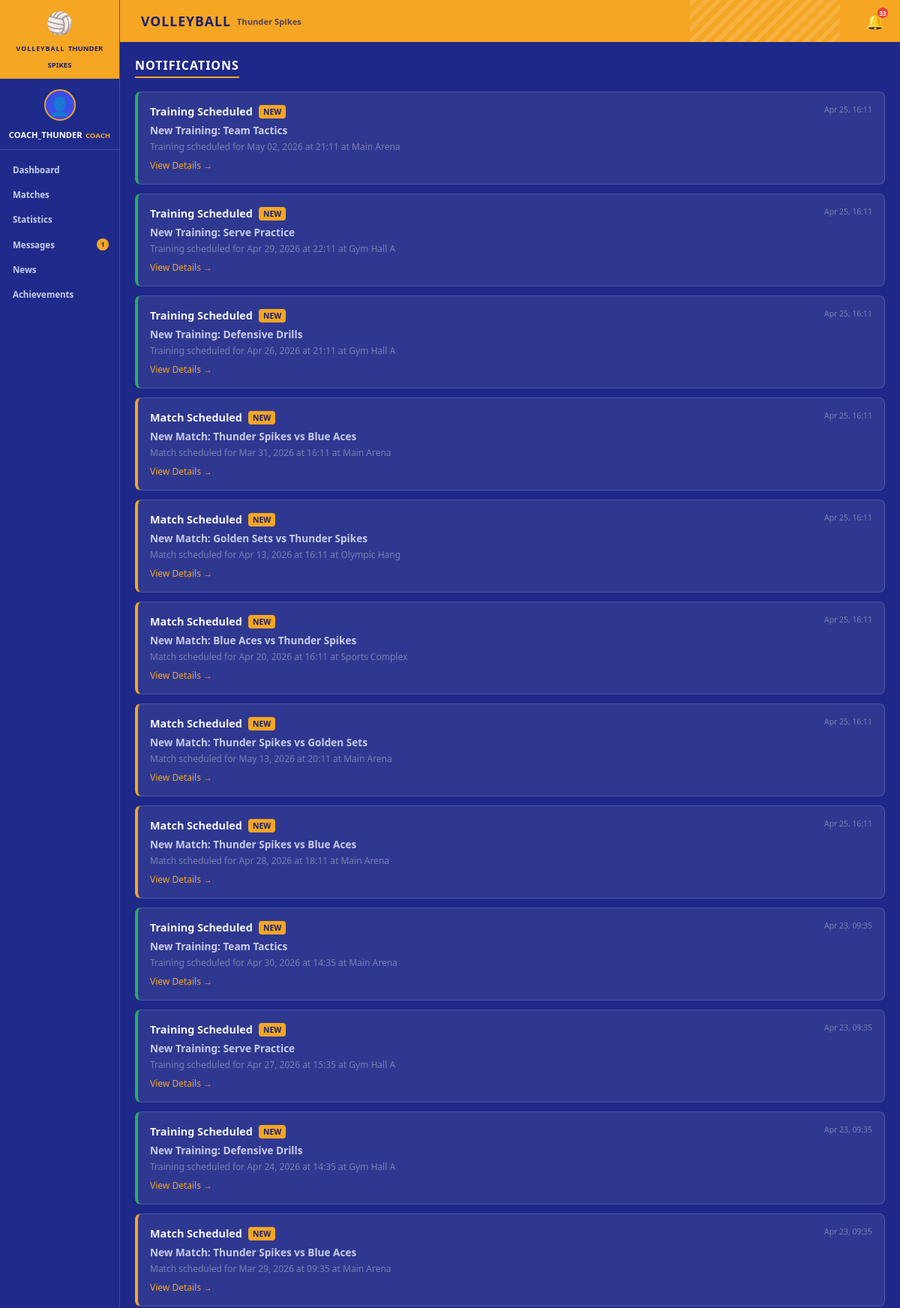
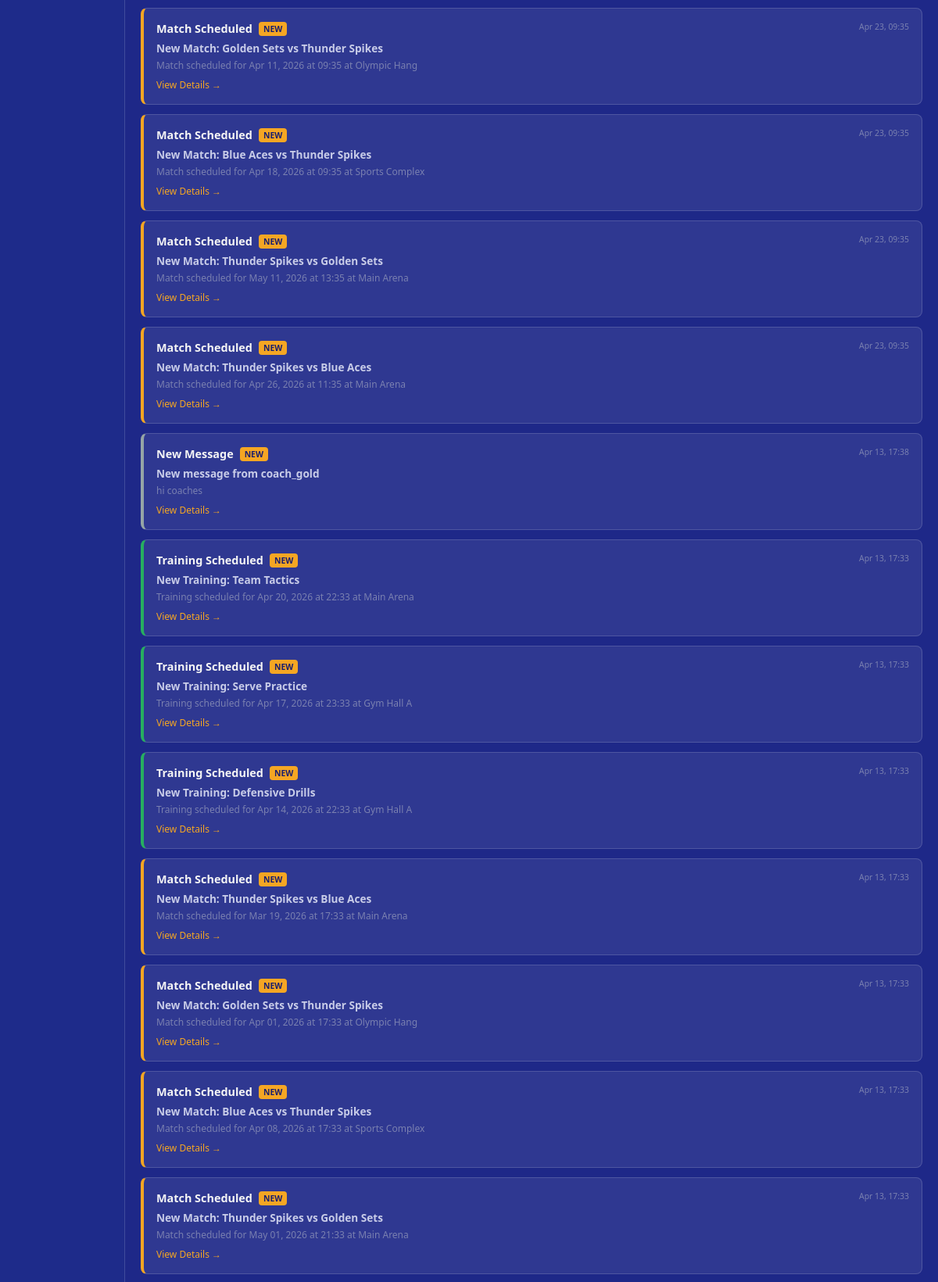
The app's page /notifications/ (signed in, upper part) with its own data (2 pictures, top to bottom).
### scheduling/models.py (models this page shows, shortened)
class UserProfile(models.Model):
    ROLE_CHOICES = [
        ('player', 'Player'),
        ('captain', 'Captain'),
        ('coach', 'Coach'),
        ('parent', 'Parent'),
        ('manager', 'Manager'),
    ]
    user = models.OneToOneField(User, on_delete=models.CASCADE, related_name='profile')
    role = models.CharField(max_length=20, choices=ROLE_CHOICES, default='player')
    team = models.ForeignKey(Team, on_delete=models.SET_NULL, null=True, blank=True, related_name='members')
    avatar = models.ImageField(upload_to='avatars/', null=True, blank=True)

class Team(models.Model):
    name = models.CharField(max_length=100)
    created_at = models.DateTimeField(auto_now_add=True)

### messaging/models.py (models this page shows, shortened)
class Notification(models.Model):
    TYPE_CHOICES = [
        ('message',     'New Message'),
        ('match',       'Match Scheduled'),
        ('training',    'Training Scheduled'),
        ('announcement','Announcement'),
        ('system',      'System'),
    ]
    user       = models.ForeignKey(User, on_delete=models.CASCADE, related_name='notifications')
    type       = models.CharField(max_length=20, choices=TYPE_CHOICES, default='system')
    title      = models.CharField(max_length=200)
    body       = models.TextField(blank=True)
    is_read    = models.BooleanField(default=False)
    link       = models.CharField(max_length=200, blank=True)  # URL to navigate to
    created_at = models.DateTimeField(auto_now_add=True)
    class Meta:
        ordering = ['-created_at']

### volleyball_project/views.py (the view)
# urls.py: path('notifications/',                   views.notifications_view,     name='notifications'),
@login_required
def notifications(request):
    user = request.user
    user_notifications = Notification.objects.filter(user=user).order_by('-created_at')[:50]
    context = {
        'active_page': 'notifications',
        'notifications': user_notifications,
    }
    return render(request, 'notifications.html', context)

### volleyball_project/templates/notifications.html (shortened to what this page needs)
{% extends 'base.html' %}
{% block page_title %}VOLLEYBALL{% endblock %}
{% block page_subtitle %}{{ request.user.profile.team.name|default:"TEAM NAME" }}{% endblock %}
{% block content %}
<div class="section-header"><h2 class="section-title">NOTIFICATIONS</h2></div>
{% if notifications %}
<div style="display:flex; flex-direction:column; gap:12px;">
    {% for notif in notifications %}
    <div style="background:rgba(255,255,255,0.08); border-radius:8px; padding:16px; border:1px solid rgba(255,255,255,0.15); border-left:4px solid {% if notif.type == 'match' %}#f5a623{% elif notif.type == 'training' %}#27ae60{% elif notif.type == 'announcement' %}#3498db{% else %}#95a5a6{% endif %}; cursor:pointer; transition:all 0.2s;" onmouseover="this.style.background='rgba(255,255,255,0.12)'" onmouseout="this.style.background='rgba(255,255,255,0.08)'">
        <div style="display:flex; justify-content:space-between; align-items:start;">
            <div style="flex:1;">
                <div style="display:flex; align-items:center; gap:8px; margin-bottom:6px;">
                    <span style="font-weight:700; font-size:0.9rem; color:#f5f5f5;">{{ notif.get_type_display }}</span>
                    {% if not notif.is_read %}
                    <span style="background:#f5a623; color:#1a1f6e; border-radius:4px; font-size:0.65rem; font-weight:700; padding:2px 6px;">NEW</span>
                    {% endif %}
                </div>
                <div style="font-size:0.85rem; font-weight:600; color:#c8cce8;">{{ notif.title }}</div>
                <div style="font-size:0.75rem; color:#7a80b0; margin-top:4px;">{{ notif.body }}</div>
            </div>
            <div style="font-size:0.65rem; color:#7a80b0; margin-left:12px;">{{ notif.created_at|date:"M d, H:i" }}</div>
        </div>
        {% if notif.link %}
        <a href="{{ notif.link }}" style="display:block; margin-top:8px; font-size:0.75rem; color:#f5a623; text-decoration:none;">View Details →</a>
        {% endif %}
    </div>
    {% endfor %}
</div>
{% else %}
<div style="background:rgba(255,255,255,0.08); border-radius:10px; padding:40px; border:1px solid rgba(255,255,255,0.15); text-align:center; color:#7a80b0; font-size:0.8rem;">
    🔔 No notifications yet. You'll see updates here when new matches, trainings, or announcements are created.
</div>
{% endif %}
{% endblock %}

### volleyball_project/templates/base.html (shortened to what this page needs)
<!DOCTYPE html>
<html lang="en">
<head>
    {% load static %}
    <link rel="stylesheet" href="{% static 'css/volleyball.css' %}">
</head>
<body>
    <div class="app-layout">
        <aside class="sidebar">
            <div class="sidebar-header">
                <div class="team-logo">
                    <div class="volleyball-icon">🏐</div>
                    <div class="team-info">
                        <span class="team-label">VOLLEYBALL</span>
                        <span class="team-name">{{ request.user.profile.team.name|default:"TEAM NAME" }}</span>
                    </div>
                </div>
            </div>
            <div class="user-profile">
                <div class="avatar">
                    {% if request.user.profile.avatar %}
                        <img src="{{ request.user.profile.avatar.url }}" alt="avatar">
                    {% else %}
                        <div class="avatar-placeholder">👤</div>
                    {% endif %}
                </div>
                <div class="user-details">
                    <span class="username">{{ request.user.username }}</span>
                    <span class="user-role">{{ request.user.profile.get_role_display|default:"Player"|upper }}</span>
                </div>
            </div>
            <nav class="sidebar-nav">
                <a href="{% url 'dashboard' %}" class="nav-item {% if active_page == 'dashboard' %}active{% endif %}">
                    Dashboard
                </a>
                <a href="{% url 'matches' %}" class="nav-item {% if active_page == 'matches' %}active{% endif %}">
                    Matches
                </a>
                <a href="{% url 'statistics' %}" class="nav-item {% if active_page == 'statistics' %}active{% endif %}">
                    Statistics
                </a>
                <a href="{% url 'messages' %}" class="nav-item {% if active_page == 'messages' %}active{% endif %}" style="display:flex; justify-content:space-between; align-items:center;">
                    Messages
                    <span id="msg-badge" style="display:none; background:#f5a623; color:#1a1f6e; border-radius:50%; width:16px; height:16px; font-size:0.55rem; font-weight:900; align-items:center; justify-content:center;"></span>
                </a>
                <a href="{% url 'news' %}" class="nav-item {% if active_page == 'news' %}active{% endif %}">
                    News
                </a>
                <a href="{% url 'achievements' %}" class="nav-item {% if active_page == 'achievements' %}active{% endif %}">
                    Achievements
                </a>
            </nav>
        </aside>
        <main class="main-content">
            <header class="top-header">
                <div class="header-title">
                    <h1>{% block page_title %}VOLLEYBALL{% endblock %}</h1>
                    <span class="header-subtitle">{% block page_subtitle %}{% endblock %}</span>
                </div>
                <div class="header-actions">
                    <a href="{% url 'notifications' %}" class="bell-btn" title="Notifications" style="position:relative;">
                        🔔
                        <span id="notif-badge" style="display:none; position:absolute; top:-4px; right:-4px; background:#e84040; color:#fff; border-radius:50%; width:14px; height:14px; font-size:0.5rem; font-weight:900; align-items:center; justify-content:center;"></span>
                    </a>
                </div>
            </header>
            <div class="page-body">
                {% block content %}{% endblock %}
            </div>
        </main>
    </div>
</body>
</html>

### volleyball_project/static/css/volleyball.css (style rules this page uses)
:root { --blue-dark: #1a1f6e; --blue-mid: #2a35c9; --blue-light: #3b4de8; --blue-sidebar: #1e2b8a; --orange: #f5a623; --orange-dark: #e08800; --white: #ffffff; --gray-light: #f0f2ff; --gray-mid: #c8cce8; --gray-text: #7a80b0; --red: #e84040; --green: #27ae60; --border: rgba(255,255,255,0.15); --shadow: 0 4px 16px rgba(26,31,110,0.18); --radius: 10px; --radius-sm: 6px; }
* { box-sizing: border-box; margin: 0; padding: 0; }
body { font-family: 'Segoe UI', Arial, sans-serif; background: #0f1450; color: var(--white); min-height: 100vh; }
.app-layout { display: flex; min-height: 100vh; }
.sidebar { width: 160px; min-height: 100vh; background: var(--blue-sidebar); display: flex; flex-direction: column; padding: 0; flex-shrink: 0; border-right: 1px solid var(--border); }
.sidebar-header { background: var(--orange); padding: 10px 8px; text-align: center; }
.team-logo { display: flex; flex-direction: column; align-items: center; gap: 2px; }
.volleyball-icon { font-size: 1.8rem; }
.team-label { font-size: 0.55rem; font-weight: 800; color: var(--blue-dark); letter-spacing: 1px; text-transform: uppercase; }
.team-name { font-size: 0.6rem; font-weight: 700; color: var(--blue-dark); text-transform: uppercase; }
.user-profile { display: flex; flex-direction: column; align-items: center; padding: 14px 8px 10px; border-bottom: 1px solid var(--border); gap: 6px; }
.avatar { width: 42px; height: 42px; border-radius: 50%; background: var(--blue-light); overflow: hidden; display: flex; align-items: center; justify-content: center; border: 2px solid var(--orange); }
.avatar-placeholder { font-size: 1.5rem; }
.username { font-size: 0.7rem; font-weight: 700; text-align: center; text-transform: uppercase; }
.user-role { font-size: 0.6rem; color: var(--orange); font-weight: 600; text-align: center; }
.sidebar-nav { display: flex; flex-direction: column; padding: 10px 0; flex: 1; }
.nav-item { display: block; padding: 9px 14px; font-size: 0.72rem; font-weight: 600; color: var(--gray-mid); text-decoration: none; border-left: 3px solid transparent; transition: all 0.15s ease; text-transform: capitalize; }
.main-content { flex: 1; display: flex; flex-direction: column; background: #1e2888; min-height: 100vh; }
.top-header { display: flex; align-items: center; justify-content: space-between; padding: 0 20px; background: var(--orange); height: 56px; position: relative; overflow: hidden; }
.top-header::before { content: ''; position: absolute; right: 80px; top: 0; width: 200px; height: 100%; background: repeating-linear-gradient( -45deg, transparent, transparent 6px, rgba(255,255,255,0.15) 6px, rgba(255,255,255,0.15) 12px ); }
.header-title { display: flex; align-items: center; gap: 8px; position: relative; z-index: 1; }
.header-title h1 { font-size: 1.1rem; font-weight: 900; color: var(--blue-dark); letter-spacing: 1px; }
.header-subtitle { font-size: 0.7rem; font-weight: 700; color: var(--blue-dark); opacity: 0.75; }
.bell-btn { font-size: 1.3rem; text-decoration: none; position: relative; z-index: 1; color: var(--blue-dark); }
.page-body { padding: 20px; flex: 1; }
.section-header { display: flex; align-items: center; justify-content: space-between; margin-bottom: 18px; }
.section-title { font-size: 1rem; font-weight: 800; color: var(--white); letter-spacing: 1px; border-bottom: 2px solid var(--orange); padding-bottom: 4px; }

### records on screen
Notification: type "Training Scheduled", is_read "NEW", title "New Training: Team Tactics", body "Training scheduled for May 02, 2026 at 21:11 at Main Arena", created_at "Apr 25, 16:11"
Notification: type "Training Scheduled", is_read "NEW", title "New Training: Serve Practice", body "Training scheduled for Apr 29, 2026 at 22:11 at Gym Hall A", created_at "Apr 25, 16:11"
Notification: type "Training Scheduled", is_read "NEW", title "New Training: Defensive Drills", body "Training scheduled for Apr 26, 2026 at 21:11 at Gym Hall A", created_at "Apr 25, 16:11"
Notification: type "Match Scheduled", is_read "NEW", title "New Match: Thunder Spikes vs Blue Aces", body "Match scheduled for Mar 31, 2026 at 16:11 at Main Arena", created_at "Apr 25, 16:11"
Notification: type "Match Scheduled", is_read "NEW", title "New Match: Golden Sets vs Thunder Spikes", body "Match scheduled for Apr 13, 2026 at 16:11 at Olympic Hang", created_at "Apr 25, 16:11"
Notification: type "Match Scheduled", is_read "NEW", title "New Match: Blue Aces vs Thunder Spikes", body "Match scheduled for Apr 20, 2026 at 16:11 at Sports Complex", created_at "Apr 25, 16:11"
Notification: type "Match Scheduled", is_read "NEW", title "New Match: Thunder Spikes vs Golden Sets", body "Match scheduled for May 13, 2026 at 20:11 at Main Arena", created_at "Apr 25, 16:11"
Notification: type "Match Scheduled", is_read "NEW", title "New Match: Thunder Spikes vs Blue Aces", body "Match scheduled for Apr 28, 2026 at 18:11 at Main Arena", created_at "Apr 25, 16:11"
Notification: type "Training Scheduled", is_read "NEW", title "New Training: Team Tactics", body "Training scheduled for Apr 30, 2026 at 14:35 at Main Arena", created_at "Apr 23, 09:35"
Notification: type "Training Scheduled", is_read "NEW", title "New Training: Serve Practice", body "Training scheduled for Apr 27, 2026 at 15:35 at Gym Hall A", created_at "Apr 23, 09:35"
Notification: type "Training Scheduled", is_read "NEW", title "New Training: Defensive Drills", body "Training scheduled for Apr 24, 2026 at 14:35 at Gym Hall A", created_at "Apr 23, 09:35"
Notification: type "Match Scheduled", is_read "NEW", title "New Match: Thunder Spikes vs Blue Aces", body "Match scheduled for Mar 29, 2026 at 09:35 at Main Arena", created_at "Apr 23, 09:35"
Notification: type "Match Scheduled", is_read "NEW", title "New Match: Golden Sets vs Thunder Spikes", body "Match scheduled for Apr 11, 2026 at 09:35 at Olympic Hang", created_at "Apr 23, 09:35"
Notification: type "Match Scheduled", is_read "NEW", title "New Match: Blue Aces vs Thunder Spikes", body "Match scheduled for Apr 18, 2026 at 09:35 at Sports Complex", created_at "Apr 23, 09:35"
Notification: type "Match Scheduled", is_read "NEW", title "New Match: Thunder Spikes vs Golden Sets", body "Match scheduled for May 11, 2026 at 13:35 at Main Arena", created_at "Apr 23, 09:35"
Notification: type "Match Scheduled", is_read "NEW", title "New Match: Thunder Spikes vs Blue Aces", body "Match scheduled for Apr 26, 2026 at 11:35 at Main Arena", created_at "Apr 23, 09:35"
Notification: type "New Message", is_read "NEW", title "New message from coach_gold", body "hi coaches", created_at "Apr 13, 17:38"
Notification: type "Training Scheduled", is_read "NEW", title "New Training: Team Tactics", body "Training scheduled for Apr 20, 2026 at 22:33 at Main Arena", created_at "Apr 13, 17:33"
Notification: type "Training Scheduled", is_read "NEW", title "New Training: Serve Practice", body "Training scheduled for Apr 17, 2026 at 23:33 at Gym Hall A", created_at "Apr 13, 17:33"
Notification: type "Training Scheduled", is_read "NEW", title "New Training: Defensive Drills", body "Training scheduled for Apr 14, 2026 at 22:33 at Gym Hall A", created_at "Apr 13, 17:33"
Notification: type "Match Scheduled", is_read "NEW", title "New Match: Thunder Spikes vs Blue Aces", body "Match scheduled for Mar 19, 2026 at 17:33 at Main Arena", created_at "Apr 13, 17:33"
Notification: type "Match Scheduled", is_read "NEW", title "New Match: Golden Sets vs Thunder Spikes", body "Match scheduled for Apr 01, 2026 at 17:33 at Olympic Hang", created_at "Apr 13, 17:33"
Notification: type "Match Scheduled", is_read "NEW", title "New Match: Blue Aces vs Thunder Spikes", body "Match scheduled for Apr 08, 2026 at 17:33 at Sports Complex", created_at "Apr 13, 17:33"
Notification: type "Match Scheduled", is_read "NEW", title "New Match: Thunder Spikes vs Golden Sets", body "Match scheduled for May 01, 2026 at 21:33 at Main Arena", created_at "Apr 13, 17:33"

### other values on screen
{{ request.user.profile.team.name|default:"TEAM NAME" }} "THUNDER SPIKES"
{{ request.user.username }} "COACH_THUNDER"
{{ request.user.profile.get_role_display|default:"Player"|upper }} "COACH"
{{ request.user.profile.team.name|default:"TEAM NAME" }} "Thunder Spikes"
